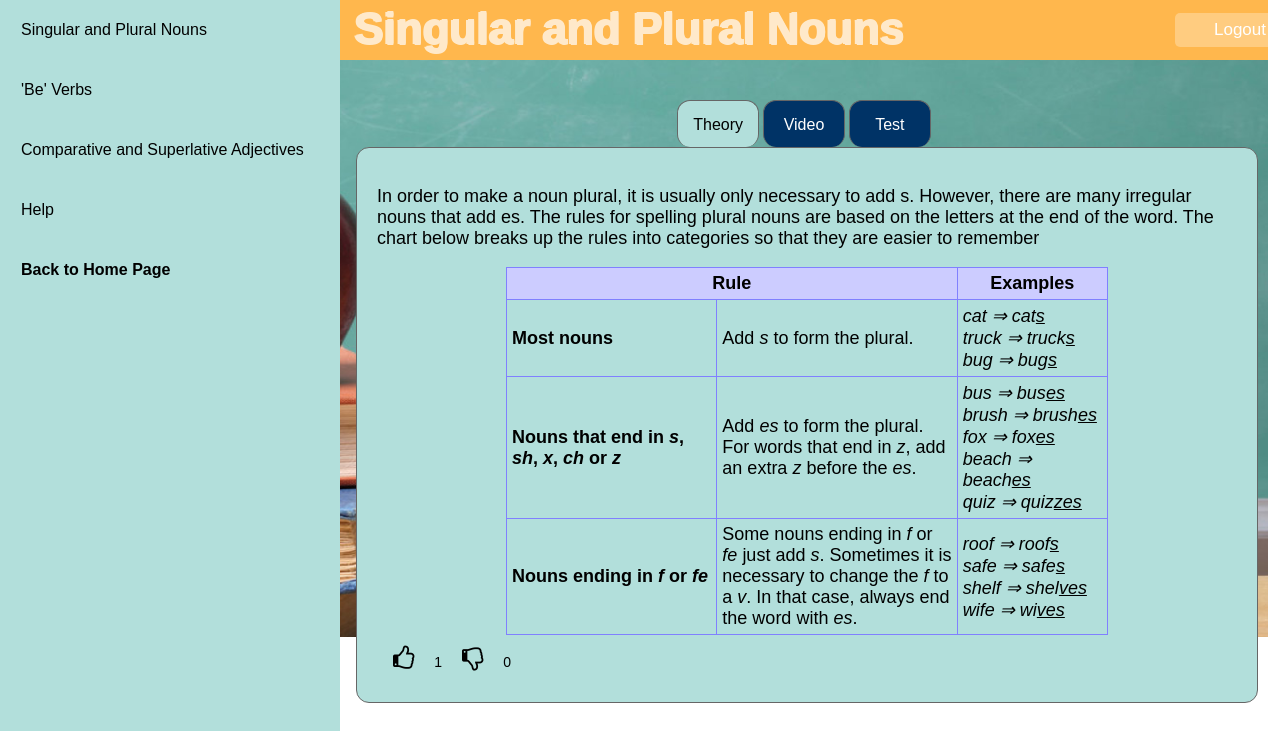
Page /VolumeOne/singular_plural_nouns.php (signed in) on the committed database.
### tables this page shows
CREATE TABLE `theory` (
  `id` int(30) NOT NULL,
  `category` varchar(60) NOT NULL,
  `theorytext` text NOT NULL
);

CREATE TABLE `pages` (
  `id` int(11) NOT NULL,
  `category_page` text NOT NULL
);

### VolumeOne/server.php (called while the page is built, shortened)
<?php
	$db = mysqli_connect('localhost', 'root', '', 'registrationdb');
	function getLikes($id){
	  global $db;
	  $sql = "SELECT COUNT(*) FROM like_dislike_info WHERE post_id='$id' AND rating_action='like'";
	  $rs = mysqli_query($db, $sql);
	  $result = mysqli_fetch_array($rs);
	  return $result[0];
	}
	function getDislikes($id)
	{
	  global $db;
	  $sql = "SELECT COUNT(*) FROM like_dislike_info WHERE post_id='$id' AND rating_action='dislike'";
	  $rs = mysqli_query($db, $sql);
	  $result = mysqli_fetch_array($rs);
	  return $result[0];
	}
	function userLiked($post_id, $name)
	{
	  global $db;
	  $sql = "SELECT * FROM like_dislike_info WHERE username='$name' AND post_id='$post_id' AND rating_action='like'";
	  $result = mysqli_query($db, $sql);
	  if (mysqli_num_rows($result) > 0) {
	  	return true;
	  }else{
	  	return false;
	  }
	}
	function userDisliked($post_id, $name)
	{
	  global $db;
	  $sql = "SELECT * FROM like_dislike_info WHERE username='$name' AND post_id='$post_id' AND rating_action='dislike'";
	  $result = mysqli_query($db, $sql);
	  if (mysqli_num_rows($result) > 0) {
	  	return true;
	  }else{
	  	return false;
	  }
	}
?>

### VolumeOne/singular_plural_nouns.php (the view, shortened to what this page needs)
<?php include('server.php'); ?>
<?php
	$query = "SELECT * FROM theory WHERE category='singular_plural'";
	$outcome = $db->query($query) or die($db->error.__LINE__);
	$question = "SELECT * FROM pages WHERE category_page='singular_plural_theory'";
	$result = $db->query($question) or die($db->error.__LINE__);
?>
<!DOCTYPE html>
<html>
<head>
	<link rel="stylesheet" href="https://cdnjs.cloudflare.com/ajax/libs/font-awesome/4.7.0/css/font-awesome.min.css">
	<link rel="stylesheet" type="text/css" href="style3.css" />
</head>
<body>
	<ul>
		<li><a href="singular_plural_nouns.php">Singular and Plural Nouns</a></li>
		<li><a href="be_verbs.php">'Be' Verbs</a></li>
		<li><a href="adjectives.php">Comparative and Superlative Adjectives</a></li>
		<li><a href="help.php">Help</a></li>
		<li><strong><a href="index.php">Back to Home Page</a></strong></li>
	</ul>
	<header class="title">
			<div id="c1">
				<h1 style="opacity: 0.7;">Singular and Plural Nouns</h1>
			</div>
			<?php if (isset($_SESSION['username'])): ?>
				<div id="c2" style="position: fixed; margin-top: -40px; margin-left: 820px;">
					<a href="index.php?logout='1'"><button type="button" class="btn">Logout</button></a>
				</div>
			<?php endif ?>
	</header>
	<div style="margin-left: 340px; padding: 60px 16px; height: 100%;">
		<div id="menu">
			<div id="menuContainer">
				<?php include_once("menu_template.php"); ?>
			</div>
			<div id="bodyContainer">
				<div id="bodyContentContainer">
					<?php while ($row = $outcome->fetch_assoc()) : ?>
						<p style="font-size: large; "><?php echo $row['theorytext']; ?></p>
					<?php endwhile; ?>
					<table style="width: 70%;" align="center">
 						<tr>
 						  <th colspan="2">Rule</th>
 						  <th>Examples</th>
 						</tr>
 						<tr>
 						  <td><b>Most nouns</b></td>
 						  <td>Add <em>s</em> to form the plural.</td>
 						  <td width="30%"><i>cat &rArr; cat<u>s</u><br/> truck &rArr; truck<u>s</u><br/> bug &rArr; bug<u>s</u></i></td>
 						</tr>
 						<tr>
 							<td width="35%"><b>Nouns that end in <em>s</em>, <em>sh</em>, <em>x</em>, <em>ch</em> or <em>z</em></b></td>
 							<td>Add <em>es</em> to form the plural. For words that end in <em>z</em>, add an extra <em>z</em> before the <em>es</em>.</td>
 							<td width="65%"><i>bus &rArr; bus<u>es</u><br />brush &rArr; brush<u>es</u><br />fox &rArr; fox<u>es</u><br />beach &rArr; beach<u>es</u><br />quiz &rArr; quiz<u>zes</u></i></td>
 						</tr>
 						<tr>
 							<td><b>Nouns ending in <em>f</em> or <em>fe</em></b></td>
 							<td width="40%">Some nouns ending in <em>f</em> or <em>fe</em> just add <em>s</em>. Sometimes it is necessary to change the <em>f</em> to a <em>v</em>. In that case, always end the word with <em>es</em>.</td>
 							<td width="30%"><i>roof &rArr; roof<u>s</u><br>safe &rArr; safe<u>s</u><br>shelf &rArr; shel<u>ves</u><br>wife &rArr; wi<u>ves</u></i></td>
 						</tr>
 					</table>
 					<?php if (isset($_SESSION['username'])): ?>
 						<?php while ($line = $result->fetch_assoc()) : ?>
 								<?php $name = $_SESSION['username']; ?>
 								<div class="post-info">
 								<form method="post">
									<button type="button" id="ratebutton" style="font-size: 25px; margin: 10px;"
										<?php if(userLiked($line['id'], $name)): ?>
											class="fa fa-thumbs-up like-btn"
										<?php else: ?>
											class="fa fa-thumbs-o-up like-btn"
										<?php endif ?>
										data-id="<?php echo $line['id']; ?>"
										 >
									</button>
									<span class="likes"><?php echo getLikes($line['id']); ?></span>
 									<button type="button" id="ratebutton" style="font-size: 25px; margin: 10px;"
 										<?php if(userDisliked($line['id'], $name)): ?>
											class="fa fa-thumbs-down dislike-btn"
										<?php else: ?>
											class="fa fa-thumbs-o-down dislike-btn"
										<?php endif ?>
 										data-id="<?php echo $line['id']; ?>"
 										 >
 									</button>
									<span class="dislikes"><?php echo getDislikes($line['id']); ?></span>
 								</form>
 								</div>
 						<?php endwhile; ?>
 					<?php endif ?>
  				</div>
  			</div>
  		</div>
	</div>
</body>
</html>

### VolumeOne/style3.css (style rules this page uses)
#menu { margin-top: 40px; font-family: Arial, Helvetica, sans-serif; font-size: 14px; }
#menuContainer { text-align: center; margin: auto; }
#bodyContainer { height: 100%; width: 900px; border: #666 1px solid; background-color: #B2DFDB; margin: auto; border-radius: 13px; }
#bodyContentContainer { padding: 20px; }

### VolumeOne/singular_plural_nouns.php (style rules this page uses)
body { margin: 0; padding: 0; background-image: url("../../VolumeOne/images/education.jpg"); background-repeat: no-repeat; background-attachment: fixed; background-size: 1455px 637px; }
ul { list-style-type: none; padding: 0; margin: 0; width: 340px; background: #B2DFDB; height: 100%; position: fixed; overflow: auto; }
li a { list-style-type: none; display: block; padding: 21px; font-family: Arial; text-decoration: none; color: black; }
header { margin-left: 340px; font-family: Arial; height: 60px; width: 100%; background: #FFB74D; line-height: 0px; color: white; font-size: 22px; position: fixed; padding-left: 15px; text-shadow: -2px 0 white, 0 1px white, 0 -1px white; }
.btn { padding: 7px; font-size: 17px; color: white; margin-top: -6px; width: 130px; background: #FFCC80; border: none; border-radius: 5px; transition-duration: 0.4s; cursor: pointer; float: right; }
table, th, td { border: 1px solid #8080ff; border-collapse: collapse; font-size: large; }
td { padding: 5px; text-align: left; }
th { background-color: #ccccff; padding: 5px; text-align: center; }
#ratebutton { background-color: Transparent; background-repeat:no-repeat; border: none; cursor:pointer; overflow: hidden; outline:none; }

### rows in the picture
theory: theorytext "In order to make a noun plural, it is usually only necessary to add s. However, there are many irregular nouns that add es. The rules for spelling plural nouns are based on the letters at the end of the word. The chart below breaks up the rules into categories so that they are easier to remember"
pages: id "1", id "0"
